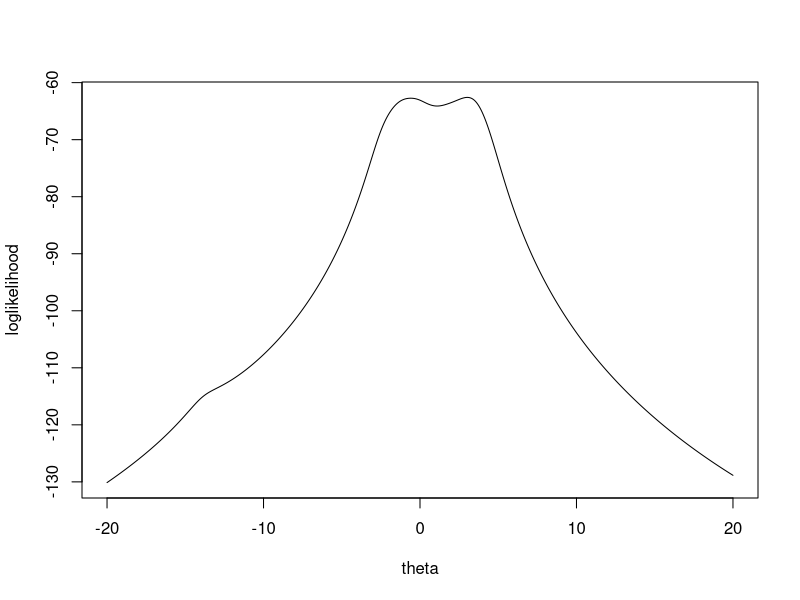
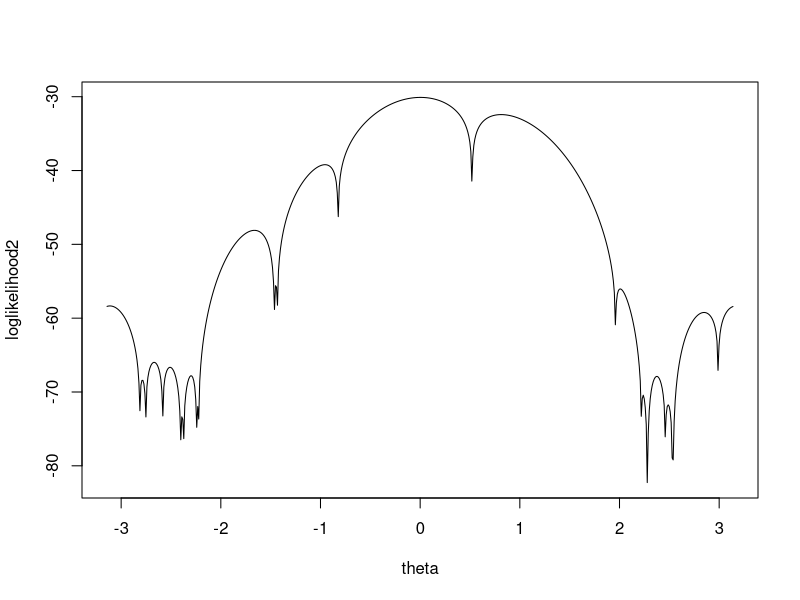
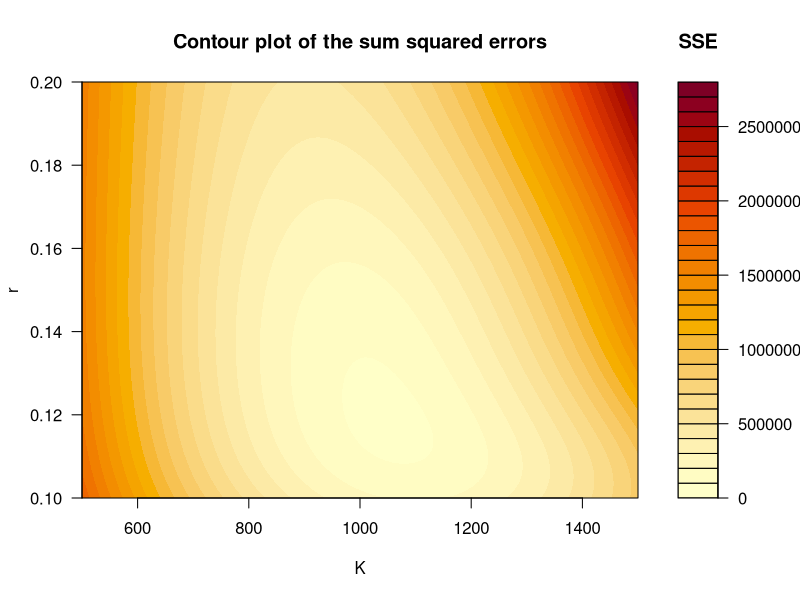

Here is the R script that generated these plots, in order:
## ---- chunk 1
knitr::opts_chunk$set(echo = TRUE)
## ---- chunk 2
Loglikelihood <- function(X, theta){
  n <- length(X)
  -n*log(pi) - sum(log(1 + (theta - X)^2))
}
X <- c(1.77, -0.23, 2.76, 3.80, 3.47, 56.75, -1.34, 4.24, -2.44,
       3.29, 3.71, -2.40, 4.53, -0.07, -1.05, -13.87, -2.53, -1.75)
theta <- seq(-20, 20, by = 0.01)
loglikelihood <- sapply(theta, FUN=function(theta) Loglikelihood(X, theta))
plot(theta, loglikelihood, type="l")

## ---- chunk 3
## function to calculate the MLE of Cauchy distribution by Newton-Raphson method
NewtonMleCauchy <- function(X, a, tolar){
  # X is vector of observed sample
  # a is the start value
  timestart <- Sys.time()
  n <- length(X)
  theta.iterate <- a
  i <- 0 # i is the number of iteration
  #calculate the first derivate of log likelyhood of Cauchy distribution
  firstd <- (-2)*sum((theta.iterate - X)/(1 + (theta.iterate - X)^2))
  while(abs(firstd) > tolar ){
    secondd <- (-2)*sum(((1 - (theta.iterate - X)^2)/(1 + (theta.iterate - X)^2))^2)
    theta.new <- theta.iterate - firstd/secondd
    theta.iterate <-theta.new
    firstd <- (-2)*sum((theta.iterate - X)/(1 + (theta.iterate - X)^2))
    i <- i + 1
  }
  timeend <- Sys.time()
  running.time <- timeend - timestart
  result1 <- c(theta.iterate, running.time, i)
  return(result1)
}
X <- c(1.77, -0.23, 2.76, 3.80, 3.47, 56.75, -1.34, 4.24, -2.44,
       3.29, 3.71, -2.40, 4.53, -0.07, -1.05, -13.87, -2.53, -1.75)
Y <- c(-11, -1, 0, 1.5, 4, 4.7, 7, 8, 38)

## find MLE for theta
mle.matrix <- sapply(Y, FUN = function(Y) NewtonMleCauchy(X, Y, 1E-10))

## start at sample mean
sample.mean <- mean(X)
theta.sm <- NewtonMleCauchy(X, sample.mean, 1E-10)

## ---- chunk 4
Result <- rbind(Y, mle.matrix)
Result.table <- t(Result) 
colnames(Result.table) <- c("**starting point**", "**MLE**", "**running time**", "**number of iterations**")
knitr::kable(Result.table, align = 'c', caption = "result from Netown-Raphson method")
## ---- chunk 5
Fixedpoint <- function(alfa, a, totlar){
  # a is the initial value of theta
  timestart <- Sys.time()
  theta.iterate <- a
  firstd <- (-2)*sum((theta.iterate - X)/(1 + (theta.iterate - X)^2))
  theta.new <- theta.iterate + alfa*firstd
  i <- 0
  while (abs(firstd) > totlar && i <= 2000) {
    theta.new <- theta.iterate + alfa*firstd
    theta.iterate <- theta.new
    firstd <- (-2)*sum((theta.iterate - X)/(1 + (theta.iterate - X)^2))
    i <- i + 1
  }
  timeend <- Sys.time()
  runningtime <- timestart - timeend
  result2 <- c(theta.iterate, runningtime, i)
  return(result2)
}
## ---- chunk 6
Fixedpoint <- function(alfa, a, totlar){
  # a is the initial value of theta
  timestart <- Sys.time()
  theta.iterate <- a
  firstd <- (-2)*sum((theta.iterate - X)/(1 + (theta.iterate - X)^2))
  theta.new <- theta.iterate + alfa*firstd
  i <- 0
  while (abs(firstd) > totlar && i <= 2000) {
    theta.new <- theta.iterate + alfa*firstd
    theta.iterate <- theta.new
    firstd <- (-2)*sum((theta.iterate - X)/(1 + (theta.iterate - X)^2))
    i <- i + 1
  }
  timeend <- Sys.time()
  runningtime <- timestart - timeend
  result2 <- c(theta.iterate, runningtime, i)
  return(result2)
}

X <- c(1.77, -0.23, 2.76, 3.80, 3.47, 56.75, -1.34, 4.24, -2.44,
       3.29, 3.71, -2.40, 4.53, -0.07, -1.05, -13.87, -2.53, -1.75)
Y <- c(-11, -1, 0, 1.5, 4, 4.7, 7, 8, 38)

theta1 <- sapply(Y, FUN = function(Y)Fixedpoint(1, Y, 1E-10))
theta2 <- sapply(Y, FUN = function(Y)Fixedpoint(0.64, Y, 1E-10))
theta3 <- sapply(Y, FUN = function(Y)Fixedpoint(0.25, Y, 1E-10))

Result1 <- t(rbind(Y, theta1))
colnames(Result1) <- c("**starting point**", "**MLE**", "**running time**", 
                       "**number of iterations**")
knitr::kable(Result1, align = 'c', caption = "result for alpha= 1")

Result2 <- t(rbind(Y, theta2))
colnames(Result2) <- c("**starting point**", "**MLE**", "**running time**", 
                       "**number of iterations**")
knitr::kable(Result2, align = 'c', caption = "result for alpha= 0.64")

Result3 <- t(rbind(Y, theta3))
colnames(Result3) <- c("**starting point**", "**MLE**", "**running time**", 
                       "**number of iterations**")
knitr::kable(Result3, align = 'c', caption = "result for alpha= 0.25")
## ---- chunk 7
## function to calculate the MLE of Cauchy distribution by Fisher scoring
FisherScoring <- function(X, a, tolar){
  # X is vector of observed sample
  # a is the start value
  n <- length(X)
  fisherinfor <- n/2
  theta.iterate <- a
  #calculate the first derivate of log likelyhood of Cauchy distribution
  firstd <- (-2)*sum((theta.iterate - X)/(1 + (theta.iterate - X)^2))
  i <- 0
  while(abs(firstd) > tolar && i <= 20){
    theta.new <- theta.iterate + firstd/fisherinfor
    theta.iterate <-theta.new
    firstd <- (-2)*sum((theta.iterate - X)/(1 + (theta.iterate - X)^2))
    i <- i + 1
  }
  return(theta.iterate)
}
## use theta calculated from Fisher-scoring method as the initial value 
## in the Newton-Raphson method

NewtonFisher <- function(X, a, tolar){
  theta.fisher <- FisherScoring(X, a, tolar)
  theta.newton <- NewtonMleCauchy(X, theta.fisher, tolar)
  return(theta.newton)
}

## ---- chunk 8
## theta estimator at different initial value


fisher.estimate <- matrix(sapply(Y, FUN = function(Y)FisherScoring(X, Y,tolar = 1E-10)))
newton.estimate <- sapply(Y, FUN = function(Y)NewtonFisher(X, Y, tolar = 1E-10))
Result.fisher <- cbind(Y,fisher.estimate,t(newton.estimate))
colnames(Result.fisher) <- c("**starting point**", "**fisher estimate**", 
                             "**refined MLE**", "**running time**", 
                             "**number of iterations**")
knitr::kable(Result.fisher, align = 'c', 
             caption = "result from fisher-scoring and refined by Newton-Raphson method")
## ---- chunk 9
Loglikelihood <- function(X, theta){
  n <- length(X)
  sum(log(1 - cos(X - theta))) - n*log(2*pi)
}

X <- c(3.91, 4.85, 2.28, 4.06, 3.70, 4.04, 5.46, 3.53, 2.28, 1.96,
       2.53, 3.88, 2.22, 3.47, 4.82, 2.46, 2.99, 2.54, 0.52)
theta <- seq(-pi, pi, by = 0.01)
loglikelihood2 <- sapply(theta, FUN=function(theta) Loglikelihood(X, theta))
plot(theta, loglikelihood2, type="l")
## ---- chunk 10
NewtonMethod <- function(X, a, tolar){
  # X is vector of observed sample
  # a is the start value
  n <- length(X)
  theta.iterate <- a
  #calculate the first derivate of log likelyhood of Cauchy distribution
  firstd <- sum(sin(X - theta.iterate)/(cos(X - theta.iterate) - 1))
  while(abs(firstd) > tolar ){
    secondd <- sum(1/(cos(X - theta.iterate) - 1))
    theta.new <- theta.iterate - firstd/secondd
    theta.iterate <-theta.new
    firstd <- sum(sin(X - theta.iterate)/(cos(X - theta.iterate) - 1))
  }
  return(theta.iterate)
}
## ---- chunk 11
initialvalue <- seq(-pi, pi, length.out = 200)
theta.set <- round(sapply(initialvalue, 
                          FUN = function(initialvalue)
                            NewtonMethod(X, initialvalue, 1E-10)), 4)
theta.list <- split(initialvalue, theta.set)
list(theta.list)
## ---- chunk 12
beetles <- data.frame(
  days <- c(0, 8, 28, 41, 63, 69, 97, 117, 135, 154),
  nbeetles <- c(2, 47, 192, 256, 768, 896, 1120, 896, 1184, 1024)
)
K <- 1500
r1 <- log(beetles$nbeetles*(K - 2)/(K - beetles$nbeetles)*2)
r2 <- r1 / beetles$days....c.0..8..28..41..63..69..97..117..135..154.
r.mean <- mean(r2[2: 10])
N0 <- beetles[1,2]

nls(nbeetles ~ (K*N0)/(N0 + (K - N0)*exp(-r*days)),
    start = list(K = 1500, r = r.mean), data = beetles, trace = TRUE)
## ---- chunk 13
K1 <- seq(500, 1500, length.out = 200)
r1 <- seq(0.1, 0.2, length.out = 200)

n.beetles <- as.numeric(beetles$nbeetles....c.2..47..192..256..768..896..1120..896..1184..1024.)
n.days <- as.numeric(beetles$days....c.0..8..28..41..63..69..97..117..135..154.)

SSE <- function(K1, r1){
  error.sq <- sum((n.beetles - (N0*K1)/(N0 + (K1 - N0)*exp(-r1*n.days)))^2)
  return(error.sq)
}

matrix.a <- matrix(nrow = 200, ncol = 200)

for(i in 1:200){
  for(j in 1:200){
    matrix.a[i, j] <- SSE(K1[i], r1[j])
  }
}

filled.contour(K1, r1, matrix.a, plot.title = title(main = "Contour plot of the sum squared errors", 
                                                    xlab = "K", ylab = "r"),
               key.title = title(main = "SSE"))
## ---- chunk 14
nloglikelihood.c <- function(theta, N, days){
  K <- theta[1]
  r <- theta[2]
  sigma <- theta[3]
  t <- days
  mu <- log((K*N0)/(2 + (K - N0)*exp(-r*t)))
  theta.iterate <- (- sum(dnorm(log(N), mu, sigma, log = TRUE)))
}


sq <- sqrt(var(log(beetles$nbeetles)))

theta0 <- c(K, r.mean, sq)
mle <- nlm(nloglikelihood.c, theta0, N = beetles$nbeetles,days = beetles$days,hessian = TRUE)
estimate <- mle$estimate
estimate
matrix.hessian <- mle$hessian
matrix.hessian
variance <- solve(matrix.hessian)
variance
diag(variance)

